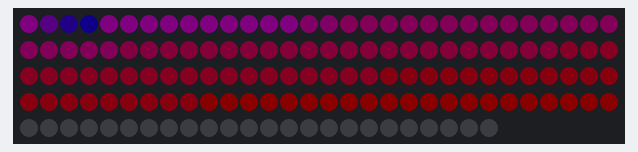
Simulated run of this sketch. Board: Arduino Uno, built with avr-gcc and run on an emulated ATmega328P. Parts: 144 RGB LEDs in strip order, left to right, continuing on the next row. Dim RGB values are drawn brighter than linear.

Above: at 2.82 s.
At 18.7 s:
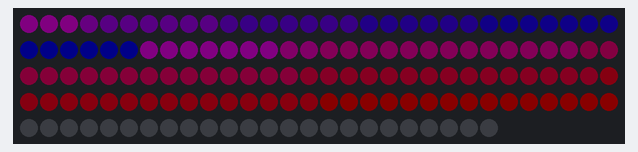
At 36.6 s:
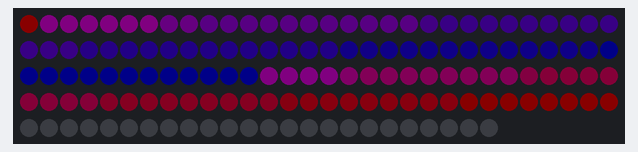

The sketch:

clock.ino
```cpp
#include <Time.h>
#include <TimeLib.h>

#include <Adafruit_NeoPixel.h>

Adafruit_NeoPixel strip = Adafruit_NeoPixel(144, 6, NEO_GRB + NEO_KHZ800);
int seconds;
int mins;
int hours;
int longHand;
int shortHand;
int colorLTS [3];
int colorSTL [3];
int colorSTLBlend [3];
int colorLTSBlend [3];
int distLTS;
int distSTL;


void setup() {
  // put your setup code here, to run once:
  Serial.begin(9600);
  seconds = 0;
  mins = 0;
  hours = 0;
  longHand = 0;
  shortHand = 0;

  colorLTS[0] = 255;
  colorLTS[1] = 0;
  colorLTS[2] = 0;

  colorSTL[0] = 0;
  colorSTL[1] = 0;
  colorSTL[2] = 255;

  for(int i = 0; i < 3; i++){
    colorSTLBlend[i] = (colorSTL[i] * 1 + colorLTS[i] * 1) / 2;
  }
  for(int i = 0; i < 3; i++){
    colorLTSBlend[i] = (colorLTS[i] * 1 + colorSTL[i] * 1) / 2;
  }

  distLTS = 0;
  distSTL = 0;

  strip.begin();
  strip.setBrightness(10);
  strip.show(); // Initialize all pixels to 'off'
}

void loop() {
  // put your main code here, to run repeatedly:

  //Get hour
  int realHours = hour();
  if (realHours != hours) {
    hours = realHours;
  }

  //Get minute
  int realMin = minute();
  if (realMin != mins) {
    mins = realMin;
  }

  //Get second
  int realSec = second();
  if (realSec != seconds) {
    seconds = realSec;

    //During each second, update long and short hands
    longHand = seconds * 2;
    shortHand = mins * 2 + seconds / 30;

    //Updates distance between the two
    distSTL = longHand > shortHand ? longHand - shortHand : 120 - shortHand + longHand;
    distLTS = 120 - distSTL;

    double iterations = 0;
    for (int i = shortHand; i != longHand; i = (i + 1) % 120) {
      int color [3];
      for(int i = 0; i < 3; i++){
        color[i] = (int) (colorSTL[i] - colorSTLBlend[i]) * iterations / distSTL + colorSTLBlend[i];
      }

      strip.setPixelColor(i, color[0], color[1], color[2]);
      strip.show();
      iterations++;
    }

    iterations = 0;
    for (int i = longHand; i != shortHand; i = (i + 1) % 120) {
      int color [3];

      for(int i = 0; i < 3; i++){
        color[i] = (int) (colorLTS[i] - colorLTSBlend[i]) * iterations / distLTS + colorLTSBlend[i];
      }

      strip.setPixelColor(i, color[0], color[1], color[2]);
      strip.show();
      iterations++;
      }
  }
  delay(1);
}
```
